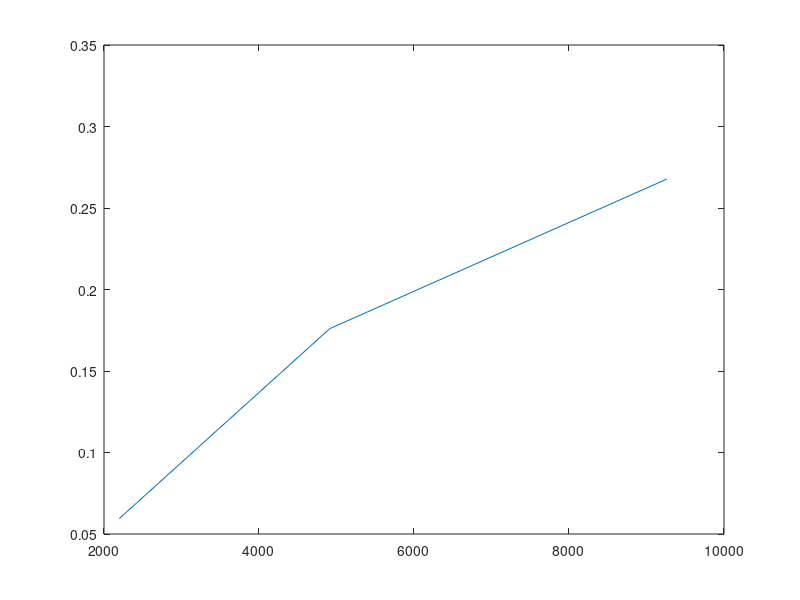

Recreate this plot in MATLAB.
% Q2a
% N = [27; 216; 729];
% ts = [0.002587; 0.069477; 1.266354]; 
% 
% p = polyfit(log(N), log(ts), 1);
% 
% plot(N, ts);

%Q2d
N = [2197; 4913; 9261];
ts = [0.05945; 0.17599; 0.26773]; 

p = polyfit(log(N), log(ts), 1);

plot(N, ts);


